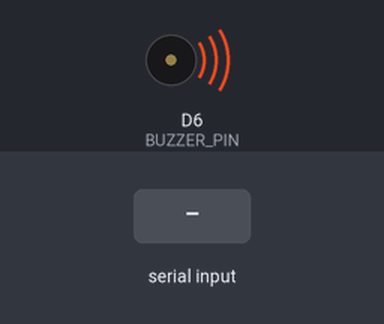
This sketch was run on a simulated ESP8266 (NodeMCU). Shown: buzzer (waves = sounding). The inputs (shaded band) are chosen by the test bench. What the sketch prints to the serial monitor is not drawn.

Above: at 0.09 s.
At 1.2 s:
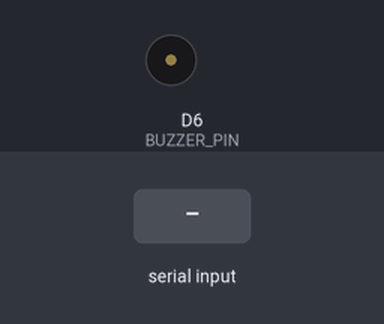
1.3 s: "h\n" received over Serial
3.0 s: "s\n" received over Serial
4.5 s: "z\n" received over Serial
Timing chart, 0 to 7.5 s (numbered marks = the images above; inputs shaded):
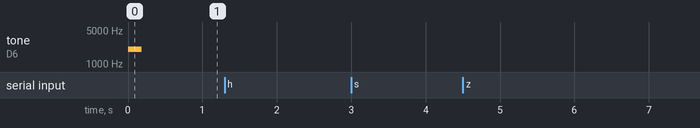

The sketch:

calibrateBuzzer.ino
```cpp
/*
 * Finds a pitch the buzzer on D6 can actually sound.
 *
 * Power is the 3.3 V pin. Ground is GND. Signal is D6.
 * The pin starts low, so the buzzer is quiet until a key arrives.
 *
 * Serial monitor at 115200. One letter per line:
 *   a / d   lower / higher by 50 Hz, then a short beep
 *   A / D   lower / higher by 400 Hz, then a short beep
 *   b       beep at the current pitch
 *   h       hold the pin high (for a buzzer that sounds on DC)
 *   s       silence
 *   z       mark this pitch
 *   p       print the line to paste into runBuzzer.ino
 */

constexpr int BUZZER_PIN = D6;
constexpr int FREQ_MIN_HZ = 100;
constexpr int FREQ_MAX_HZ = 5000;
constexpr int FREQ_START_HZ = 2000;
constexpr int NUDGE_FINE_HZ = 50;
constexpr int NUDGE_COARSE_HZ = 400;
constexpr uint32_t BEEP_MS = 180;
constexpr uint32_t HOLD_MS = 250;

int freqHz = FREQ_START_HZ;
int markedHz = 0;

void silence() {
  noTone(BUZZER_PIN);
  digitalWrite(BUZZER_PIN, LOW);
}

void clampFreq(int hz) {
  if (hz < FREQ_MIN_HZ) {
    hz = FREQ_MIN_HZ;
  }
  if (hz > FREQ_MAX_HZ) {
    hz = FREQ_MAX_HZ;
  }
  freqHz = hz;
}

void beep() {
  silence();
  tone(BUZZER_PIN, freqHz, BEEP_MS);
  Serial.print("beep ");
  Serial.print(freqHz);
  Serial.println(" Hz");
}

void holdHigh() {
  silence();
  digitalWrite(BUZZER_PIN, HIGH);
  delay(HOLD_MS);
  digitalWrite(BUZZER_PIN, LOW);
  Serial.println("held pin high");
}

void printPasteLine() {
  if (markedHz < FREQ_MIN_HZ || markedHz > FREQ_MAX_HZ) {
    Serial.println("mark a pitch with z before copying");
    return;
  }
  Serial.println("paste into runBuzzer.ino:");
  Serial.print("constexpr int BUZZER_HZ = ");
  Serial.print(markedHz);
  Serial.println(";");
}

void handleKey(char key) {
  if (key == 'a') {
    clampFreq(freqHz - NUDGE_FINE_HZ);
    beep();
  } else if (key == 'd') {
    clampFreq(freqHz + NUDGE_FINE_HZ);
    beep();
  } else if (key == 'A') {
    clampFreq(freqHz - NUDGE_COARSE_HZ);
    beep();
  } else if (key == 'D') {
    clampFreq(freqHz + NUDGE_COARSE_HZ);
    beep();
  } else if (key == 'b') {
    beep();
  } else if (key == 'h') {
    holdHigh();
  } else if (key == 's') {
    silence();
    Serial.println("silent");
  } else if (key == 'z') {
    markedHz = freqHz;
    Serial.print("marked ");
    Serial.print(markedHz);
    Serial.println(" Hz");
  } else if (key == 'p') {
    printPasteLine();
  }
}

void setup() {
  pinMode(BUZZER_PIN, OUTPUT);
  silence();

  Serial.begin(115200);
  uint32_t startMs = millis();
  while (!Serial && static_cast<uint32_t>(millis() - startMs) < 3000) {
  }

  Serial.println("buzzer calibration");
  Serial.print("start ");
  Serial.print(freqHz);
  Serial.println(" Hz");
  Serial.println("a/d 50 Hz, A/D 400 Hz, b beep, h hold high, s silence, z mark, p print");
  beep();
}

void loop() {
  while (Serial.available() > 0) {
    char key = Serial.read();
    if (key != '\r' && key != '\n') {
      handleKey(key);
    }
  }
}
```

Measured:
- after the input at 1.3 s, every drawn part: stays the same
- after the input at 3.0 s, every drawn part: stays the same
- after the input at 4.5 s, every drawn part: stays the same
